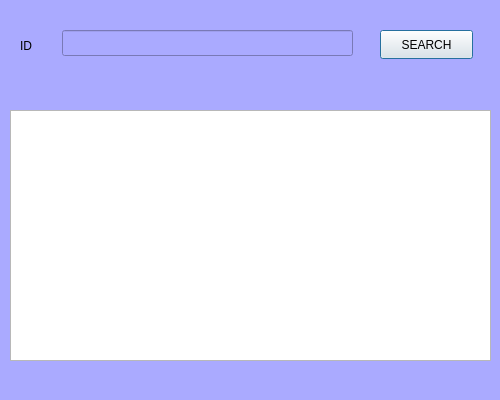
<?xml version="1.0" encoding="UTF-8"?>
<ui version="4.0">
 <class>Find</class>
 <widget class="QDialog" name="Find">
  <property name="geometry">
   <rect>
    <x>0</x>
    <y>0</y>
    <width>500</width>
    <height>400</height>
   </rect>
  </property>
  <property name="maximumSize">
   <size>
    <width>500</width>
    <height>400</height>
   </size>
  </property>
  <property name="windowTitle">
   <string>Find Student</string>
  </property>
  <property name="styleSheet">
   <string notr="true">background-color:rgb(170, 170, 255);</string>
  </property>
  <widget class="QLabel" name="label">
   <property name="geometry">
    <rect>
     <x>20</x>
     <y>30</y>
     <width>51</width>
     <height>31</height>
    </rect>
   </property>
   <property name="text">
    <string>ID</string>
   </property>
  </widget>
  <widget class="QLineEdit" name="txtSearch">
   <property name="geometry">
    <rect>
     <x>62</x>
     <y>30</y>
     <width>291</width>
     <height>26</height>
    </rect>
   </property>
  </widget>
  <widget class="QPushButton" name="btnSearch">
   <property name="geometry">
    <rect>
     <x>380</x>
     <y>30</y>
     <width>93</width>
     <height>29</height>
    </rect>
   </property>
   <property name="styleSheet">
    <string notr="true">background:none;</string>
   </property>
   <property name="text">
    <string>SEARCH</string>
   </property>
  </widget>
  <widget class="QTableView" name="resShow">
   <property name="geometry">
    <rect>
     <x>10</x>
     <y>110</y>
     <width>481</width>
     <height>251</height>
    </rect>
   </property>
   <property name="styleSheet">
    <string notr="true">background:none;</string>
   </property>
  </widget>
 </widget>
 <resources/>
 <connections/>
</ui>
